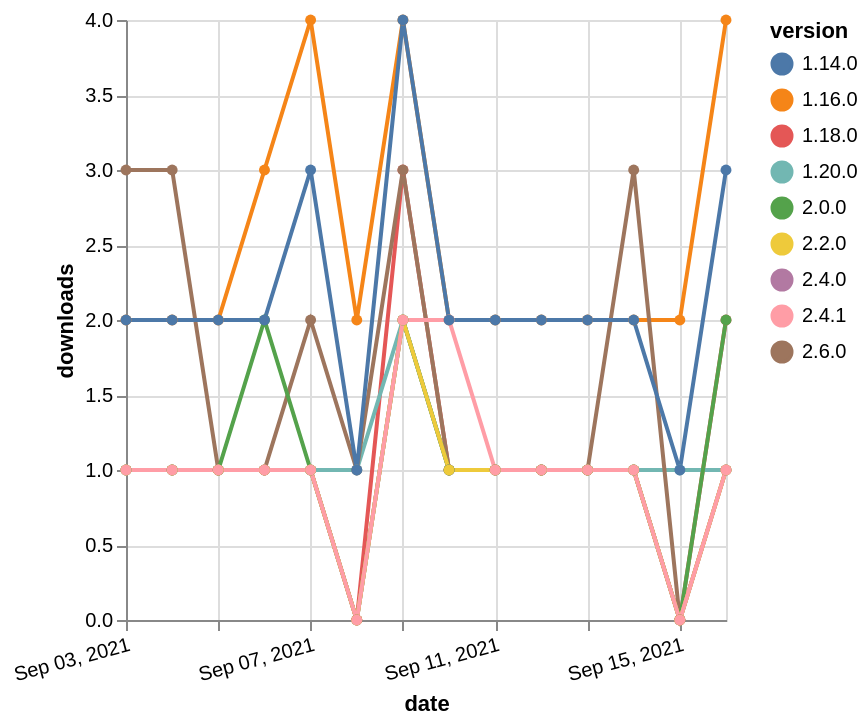

Source (Vega-Lite JSON):
### Vega-Lite specification from a JSON file in a GitHub repository (floating-point values rounded to 4 significant figures)
{"$schema": "https://vega.github.io/schema/vega-lite/v5.json", "description": "A simple bar chart with embedded data.", "data": {"values": [{"date": "2021-09-03", "total": 364, "delta": 1, "version": "1.18.0"}, {"date": "2021-09-04", "total": 365, "delta": 1, "version": "1.18.0"}, {"date": "2021-09-05", "total": 366, "delta": 1, "version": "1.18.0"}, {"date": "2021-09-06", "total": 367, "delta": 1, "version": "1.18.0"}, {"date": "2021-09-07", "total": 368, "delta": 1, "version": "1.18.0"}, {"date": "2021-09-08", "total": 368, "delta": 0, "version": "1.18.0"}, {"date": "2021-09-09", "total": 371, "delta": 3, "version": "1.18.0"}, {"date": "2021-09-10", "total": 372, "delta": 1, "version": "1.18.0"}, {"date": "2021-09-11", "total": 373, "delta": 1, "version": "1.18.0"}, {"date": "2021-09-12", "total": 374, "delta": 1, "version": "1.18.0"}, {"date": "2021-09-13", "total": 375, "delta": 1, "version": "1.18.0"}, {"date": "2021-09-14", "total": 376, "delta": 1, "version": "1.18.0"}, {"date": "2021-09-15", "total": 376, "delta": 0, "version": "1.18.0"}, {"date": "2021-09-16", "total": 378, "delta": 2, "version": "1.18.0"}, {"date": "2021-09-03", "total": 275, "delta": 1, "version": "2.4.0"}, {"date": "2021-09-04", "total": 276, "delta": 1, "version": "2.4.0"}, {"date": "2021-09-05", "total": 277, "delta": 1, "version": "2.4.0"}, {"date": "2021-09-06", "total": 278, "delta": 1, "version": "2.4.0"}, {"date": "2021-09-07", "total": 279, "delta": 1, "version": "2.4.0"}, {"date": "2021-09-08", "total": 279, "delta": 0, "version": "2.4.0"}, {"date": "2021-09-09", "total": 281, "delta": 2, "version": "2.4.0"}, {"date": "2021-09-10", "total": 282, "delta": 1, "version": "2.4.0"}, {"date": "2021-09-11", "total": 283, "delta": 1, "version": "2.4.0"}, {"date": "2021-09-12", "total": 284, "delta": 1, "version": "2.4.0"}, {"date": "2021-09-13", "total": 285, "delta": 1, "version": "2.4.0"}, {"date": "2021-09-14", "total": 286, "delta": 1, "version": "2.4.0"}, {"date": "2021-09-15", "total": 286, "delta": 0, "version": "2.4.0"}, {"date": "2021-09-16", "total": 287, "delta": 1, "version": "2.4.0"}, {"date": "2021-09-03", "total": 226, "delta": 1, "version": "1.20.0"}, {"date": "2021-09-04", "total": 227, "delta": 1, "version": "1.20.0"}, {"date": "2021-09-05", "total": 228, "delta": 1, "version": "1.20.0"}, {"date": "2021-09-06", "total": 229, "delta": 1, "version": "1.20.0"}, {"date": "2021-09-07", "total": 230, "delta": 1, "version": "1.20.0"}, {"date": "2021-09-08", "total": 231, "delta": 1, "version": "1.20.0"}, {"date": "2021-09-09", "total": 233, "delta": 2, "version": "1.20.0"}, {"date": "2021-09-10", "total": 234, "delta": 1, "version": "1.20.0"}, {"date": "2021-09-11", "total": 235, "delta": 1, "version": "1.20.0"}, {"date": "2021-09-12", "total": 236, "delta": 1, "version": "1.20.0"}, {"date": "2021-09-13", "total": 237, "delta": 1, "version": "1.20.0"}, {"date": "2021-09-14", "total": 238, "delta": 1, "version": "1.20.0"}, {"date": "2021-09-15", "total": 239, "delta": 1, "version": "1.20.0"}, {"date": "2021-09-16", "total": 240, "delta": 1, "version": "1.20.0"}, {"date": "2021-09-03", "total": 2557, "delta": 2, "version": "1.16.0"}, {"date": "2021-09-04", "total": 2559, "delta": 2, "version": "1.16.0"}, {"date": "2021-09-05", "total": 2561, "delta": 2, "version": "1.16.0"}, {"date": "2021-09-06", "total": 2564, "delta": 3, "version": "1.16.0"}, {"date": "2021-09-07", "total": 2568, "delta": 4, "version": "1.16.0"}, {"date": "2021-09-08", "total": 2570, "delta": 2, "version": "1.16.0"}, {"date": "2021-09-09", "total": 2574, "delta": 4, "version": "1.16.0"}, {"date": "2021-09-10", "total": 2576, "delta": 2, "version": "1.16.0"}, {"date": "2021-09-11", "total": 2578, "delta": 2, "version": "1.16.0"}, {"date": "2021-09-12", "total": 2580, "delta": 2, "version": "1.16.0"}, {"date": "2021-09-13", "total": 2582, "delta": 2, "version": "1.16.0"}, {"date": "2021-09-14", "total": 2584, "delta": 2, "version": "1.16.0"}, {"date": "2021-09-15", "total": 2586, "delta": 2, "version": "1.16.0"}, {"date": "2021-09-16", "total": 2590, "delta": 4, "version": "1.16.0"}, {"date": "2021-09-03", "total": 133, "delta": 3, "version": "2.6.0"}, {"date": "2021-09-04", "total": 136, "delta": 3, "version": "2.6.0"}, {"date": "2021-09-05", "total": 137, "delta": 1, "version": "2.6.0"}, {"date": "2021-09-06", "total": 138, "delta": 1, "version": "2.6.0"}, {"date": "2021-09-07", "total": 140, "delta": 2, "version": "2.6.0"}, {"date": "2021-09-08", "total": 141, "delta": 1, "version": "2.6.0"}, {"date": "2021-09-09", "total": 144, "delta": 3, "version": "2.6.0"}, {"date": "2021-09-10", "total": 145, "delta": 1, "version": "2.6.0"}, {"date": "2021-09-11", "total": 146, "delta": 1, "version": "2.6.0"}, {"date": "2021-09-12", "total": 147, "delta": 1, "version": "2.6.0"}, {"date": "2021-09-13", "total": 148, "delta": 1, "version": "2.6.0"}, {"date": "2021-09-14", "total": 151, "delta": 3, "version": "2.6.0"}, {"date": "2021-09-15", "total": 151, "delta": 0, "version": "2.6.0"}, {"date": "2021-09-16", "total": 152, "delta": 1, "version": "2.6.0"}, {"date": "2021-09-03", "total": 390, "delta": 1, "version": "2.0.0"}, {"date": "2021-09-04", "total": 391, "delta": 1, "version": "2.0.0"}, {"date": "2021-09-05", "total": 392, "delta": 1, "version": "2.0.0"}, {"date": "2021-09-06", "total": 394, "delta": 2, "version": "2.0.0"}, {"date": "2021-09-07", "total": 395, "delta": 1, "version": "2.0.0"}, {"date": "2021-09-08", "total": 395, "delta": 0, "version": "2.0.0"}, {"date": "2021-09-09", "total": 397, "delta": 2, "version": "2.0.0"}, {"date": "2021-09-10", "total": 398, "delta": 1, "version": "2.0.0"}, {"date": "2021-09-11", "total": 399, "delta": 1, "version": "2.0.0"}, {"date": "2021-09-12", "total": 400, "delta": 1, "version": "2.0.0"}, {"date": "2021-09-13", "total": 401, "delta": 1, "version": "2.0.0"}, {"date": "2021-09-14", "total": 402, "delta": 1, "version": "2.0.0"}, {"date": "2021-09-15", "total": 402, "delta": 0, "version": "2.0.0"}, {"date": "2021-09-16", "total": 404, "delta": 2, "version": "2.0.0"}, {"date": "2021-09-03", "total": 184, "delta": 1, "version": "2.2.0"}, {"date": "2021-09-04", "total": 185, "delta": 1, "version": "2.2.0"}, {"date": "2021-09-05", "total": 186, "delta": 1, "version": "2.2.0"}, {"date": "2021-09-06", "total": 187, "delta": 1, "version": "2.2.0"}, {"date": "2021-09-07", "total": 188, "delta": 1, "version": "2.2.0"}, {"date": "2021-09-08", "total": 188, "delta": 0, "version": "2.2.0"}, {"date": "2021-09-09", "total": 190, "delta": 2, "version": "2.2.0"}, {"date": "2021-09-10", "total": 191, "delta": 1, "version": "2.2.0"}, {"date": "2021-09-11", "total": 192, "delta": 1, "version": "2.2.0"}, {"date": "2021-09-12", "total": 193, "delta": 1, "version": "2.2.0"}, {"date": "2021-09-13", "total": 194, "delta": 1, "version": "2.2.0"}, {"date": "2021-09-14", "total": 195, "delta": 1, "version": "2.2.0"}, {"date": "2021-09-15", "total": 195, "delta": 0, "version": "2.2.0"}, {"date": "2021-09-16", "total": 196, "delta": 1, "version": "2.2.0"}, {"date": "2021-09-03", "total": 147, "delta": 1, "version": "2.4.1"}, {"date": "2021-09-04", "total": 148, "delta": 1, "version": "2.4.1"}, {"date": "2021-09-05", "total": 149, "delta": 1, "version": "2.4.1"}, {"date": "2021-09-06", "total": 150, "delta": 1, "version": "2.4.1"}, {"date": "2021-09-07", "total": 151, "delta": 1, "version": "2.4.1"}, {"date": "2021-09-08", "total": 151, "delta": 0, "version": "2.4.1"}, {"date": "2021-09-09", "total": 153, "delta": 2, "version": "2.4.1"}, {"date": "2021-09-10", "total": 155, "delta": 2, "version": "2.4.1"}, {"date": "2021-09-11", "total": 156, "delta": 1, "version": "2.4.1"}, {"date": "2021-09-12", "total": 157, "delta": 1, "version": "2.4.1"}, {"date": "2021-09-13", "total": 158, "delta": 1, "version": "2.4.1"}, {"date": "2021-09-14", "total": 159, "delta": 1, "version": "2.4.1"}, {"date": "2021-09-15", "total": 159, "delta": 0, "version": "2.4.1"}, {"date": "2021-09-16", "total": 160, "delta": 1, "version": "2.4.1"}, {"date": "2021-09-03", "total": 2357, "delta": 2, "version": "1.14.0"}, {"date": "2021-09-04", "total": 2359, "delta": 2, "version": "1.14.0"}, {"date": "2021-09-05", "total": 2361, "delta": 2, "version": "1.14.0"}, {"date": "2021-09-06", "total": 2363, "delta": 2, "version": "1.14.0"}, {"date": "2021-09-07", "total": 2366, "delta": 3, "version": "1.14.0"}, {"date": "2021-09-08", "total": 2367, "delta": 1, "version": "1.14.0"}, {"date": "2021-09-09", "total": 2371, "delta": 4, "version": "1.14.0"}, {"date": "2021-09-10", "total": 2373, "delta": 2, "version": "1.14.0"}, {"date": "2021-09-11", "total": 2375, "delta": 2, "version": "1.14.0"}, {"date": "2021-09-12", "total": 2377, "delta": 2, "version": "1.14.0"}, {"date": "2021-09-13", "total": 2379, "delta": 2, "version": "1.14.0"}, {"date": "2021-09-14", "total": 2381, "delta": 2, "version": "1.14.0"}, {"date": "2021-09-15", "total": 2382, "delta": 1, "version": "1.14.0"}, {"date": "2021-09-16", "total": 2385, "delta": 3, "version": "1.14.0"}]}, "width": "container", "mark": {"type": "line", "point": {"filled": true}}, "encoding": {"x": {"field": "date", "type": "temporal", "timeUnit": "yearmonthdate", "title": "date", "axis": {"labelAngle": -15}}, "y": {"field": "delta", "type": "quantitative", "title": "downloads"}, "color": {"field": "version", "type": "nominal"}, "tooltip": {"field": "delta"}}}
